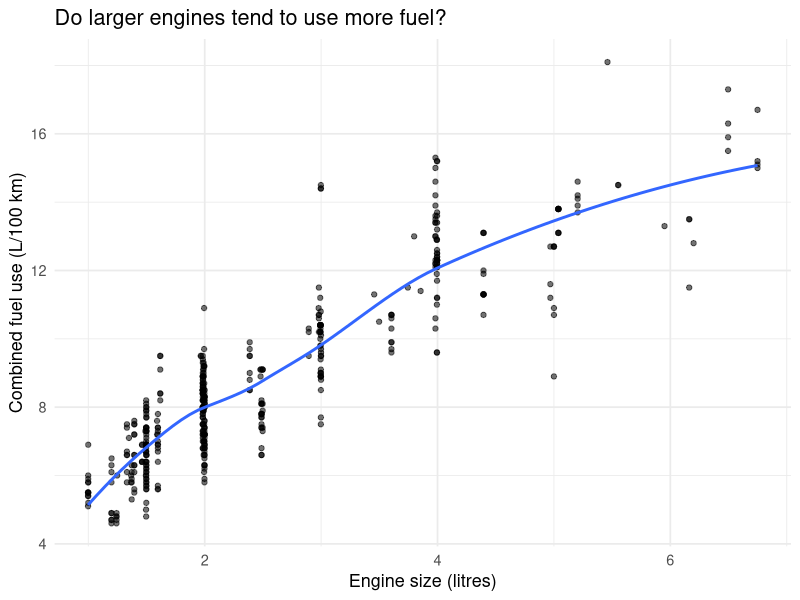
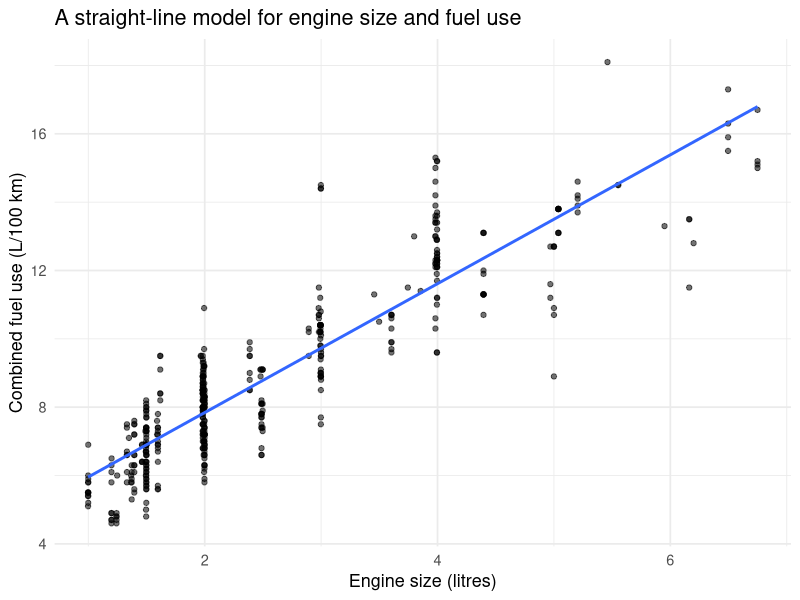
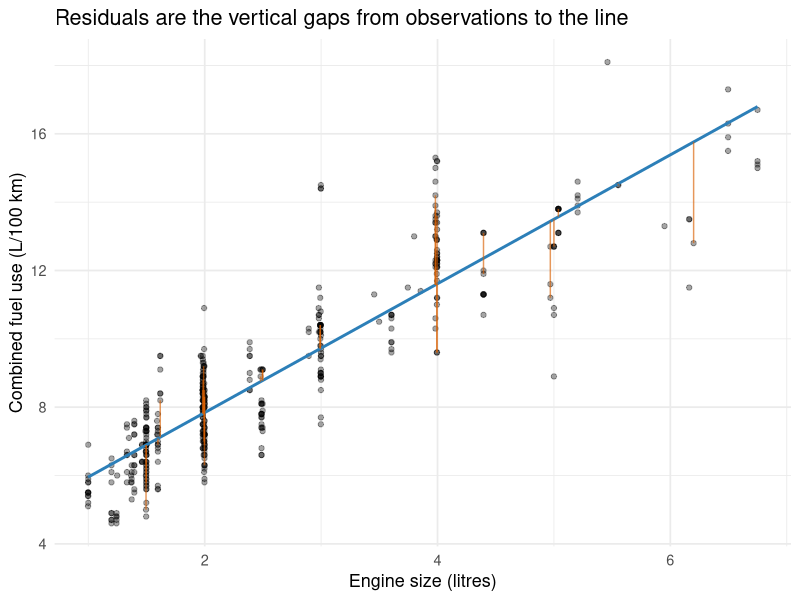
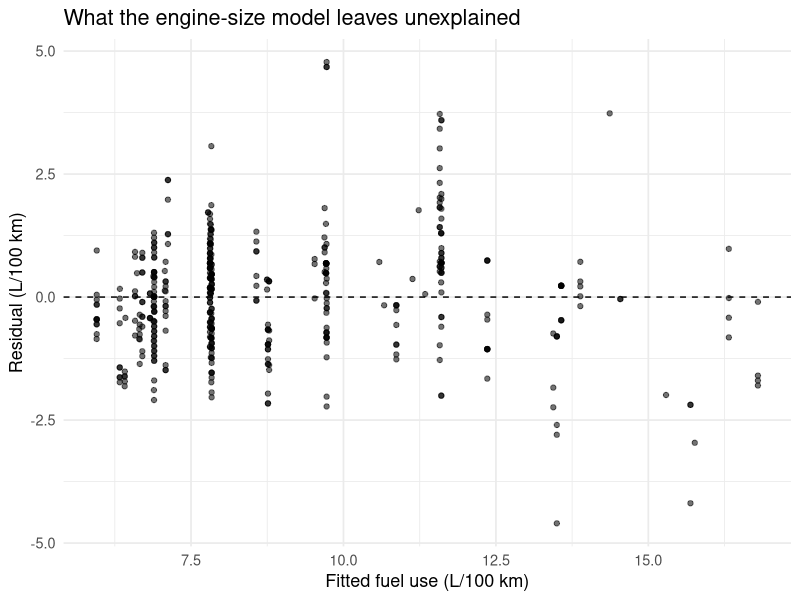

Reproduce these figures in R, in order.
## ---- chunk 1
#| label: setup
library(tidyverse)
library(broom)

vehicles <- read_csv("nz_vehicles_2025.csv", show_col_types = FALSE)
## ---- chunk 2
#| label: glimpse
glimpse(vehicles)
## ---- chunk 3
#| label: engine-loess
#| fig-cap: "Combined fuel use and engine size for 2025 petrol passenger vehicles."
#| fig-alt: "Scatterplot with engine size in litres on the horizontal axis and combined fuel use in litres per 100 kilometres on the vertical axis, showing a generally increasing relationship."
#| out-width: "100%"
ggplot(vehicles, aes(x = engine_l, y = fuel_use_l_per_100km)) +
  geom_point(alpha = 0.55) +
  geom_smooth(method = "loess", se = FALSE) +
  labs(
    x = "Engine size (litres)",
    y = "Combined fuel use (L/100 km)",
    title = "Do larger engines tend to use more fuel?"
  ) +
  theme_minimal(base_size = 13)
## ---- chunk 4
#| label: engine-correlation
vehicles |>
  summarise(
    engine_correlation = cor(engine_l, fuel_use_l_per_100km)
  )
## ---- chunk 5
#| label: power-loess
# Use the engine-size plot as your template.
# Your code here
## ---- chunk 6
#| label: power-correlation
# Use the engine-size correlation as your template.
# Your code here
## ---- chunk 7
#| label: fit-engine-model
engine_model <- lm(
  fuel_use_l_per_100km ~ engine_l,
  data = vehicles
)

engine_model
## ---- chunk 8
#| label: plot-engine-model
#| fig-cap: "The fitted engine-size linear model."
#| fig-alt: "Scatterplot of engine size and combined fuel use with a fitted straight line."
#| out-width: "100%"
ggplot(vehicles, aes(x = engine_l, y = fuel_use_l_per_100km)) +
  geom_point(alpha = 0.55) +
  geom_smooth(method = "lm", se = FALSE) +
  labs(
    x = "Engine size (litres)",
    y = "Combined fuel use (L/100 km)",
    title = "A straight-line model for engine size and fuel use"
  ) +
  theme_minimal(base_size = 13)
## ---- chunk 9
#| label: fit-power-model
# Use fit-engine-model as your template.
# Your code here
## ---- chunk 10
#| label: plot-power-model
# Use plot-engine-model as your template.
# Your code here
## ---- chunk 11
#| label: engine-coefficients
engine_coef <- coef(engine_model)
engine_coef
## ---- chunk 12
#| label: power-coefficients
# Use engine-coefficients as your template.
# Your code here
## ---- chunk 13
#| label: engine-augment
engine_results <- augment(engine_model)

engine_results |>
  select(engine_l, fuel_use_l_per_100km, .fitted, .resid) |>
  slice_head(n = 8)
## ---- chunk 14
#| label: engine-residual-gaps
#| fig-cap: "Observed fuel use, the engine-size fitted line, and a sample of residual gaps."
#| fig-alt: "Scatterplot with a fitted straight line and vertical segments connecting selected observations to the line."
#| out-width: "100%"
set.seed(297101)
engine_gap_data <- engine_results |>
  slice_sample(n = min(35, nrow(engine_results)))

ggplot(vehicles, aes(x = engine_l, y = fuel_use_l_per_100km)) +
  geom_point(alpha = 0.35) +
  geom_line(
    data = engine_results |> arrange(engine_l),
    aes(y = .fitted),
    colour = "#2C7FB8",
    linewidth = 1
  ) +
  geom_segment(
    data = engine_gap_data,
    aes(xend = engine_l, yend = .fitted),
    alpha = 0.65,
    colour = "#D95F02"
  ) +
  labs(
    x = "Engine size (litres)",
    y = "Combined fuel use (L/100 km)",
    title = "Residuals are the vertical gaps from observations to the line"
  ) +
  theme_minimal(base_size = 13)
## ---- chunk 15
#| label: engine-residual-plot
#| fig-cap: "Residuals from the engine-size model versus fitted fuel-use values."
#| fig-alt: "Engine-size model residuals plotted against fitted values with a horizontal zero line."
#| out-width: "100%"
ggplot(engine_results, aes(x = .fitted, y = .resid)) +
  geom_point(alpha = 0.55) +
  geom_hline(yintercept = 0, linetype = "dashed") +
  labs(
    x = "Fitted fuel use (L/100 km)",
    y = "Residual (L/100 km)",
    title = "What the engine-size model leaves unexplained"
  ) +
  theme_minimal(base_size = 13)
## ---- chunk 16
#| label: engine-residual-summary
engine_results |>
  summarise(
    mean_residual = mean(.resid),
    response_variance = var(fuel_use_l_per_100km),
    residual_variance = var(.resid)
  )
## ---- chunk 17
#| label: power-augment
# Use engine-augment as your template.
# Your code here
## ---- chunk 18
#| label: power-residual-plot
# Use engine-residual-plot as your template.
# Your code here
## ---- chunk 19
#| label: power-residual-summary
# Use engine-residual-summary as your template.
# Your code here
## ---- chunk 20
#| label: mass-explore
# Your code here
## ---- chunk 21
#| label: mass-fit
# Your code here
## ---- chunk 22
#| label: mass-coefficients
# Your code here
## ---- chunk 23
#| label: mass-residuals
# Your code here
